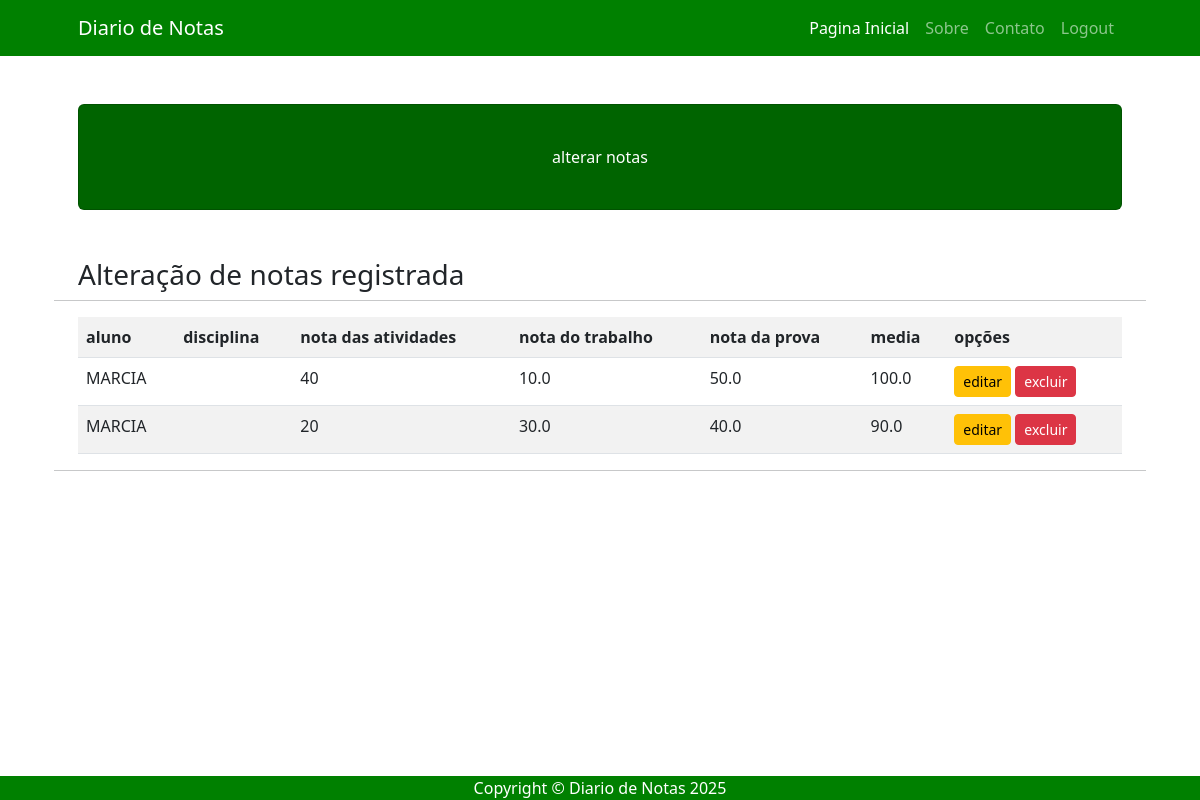
Before: /alterar/ (signed in) with the older database file.
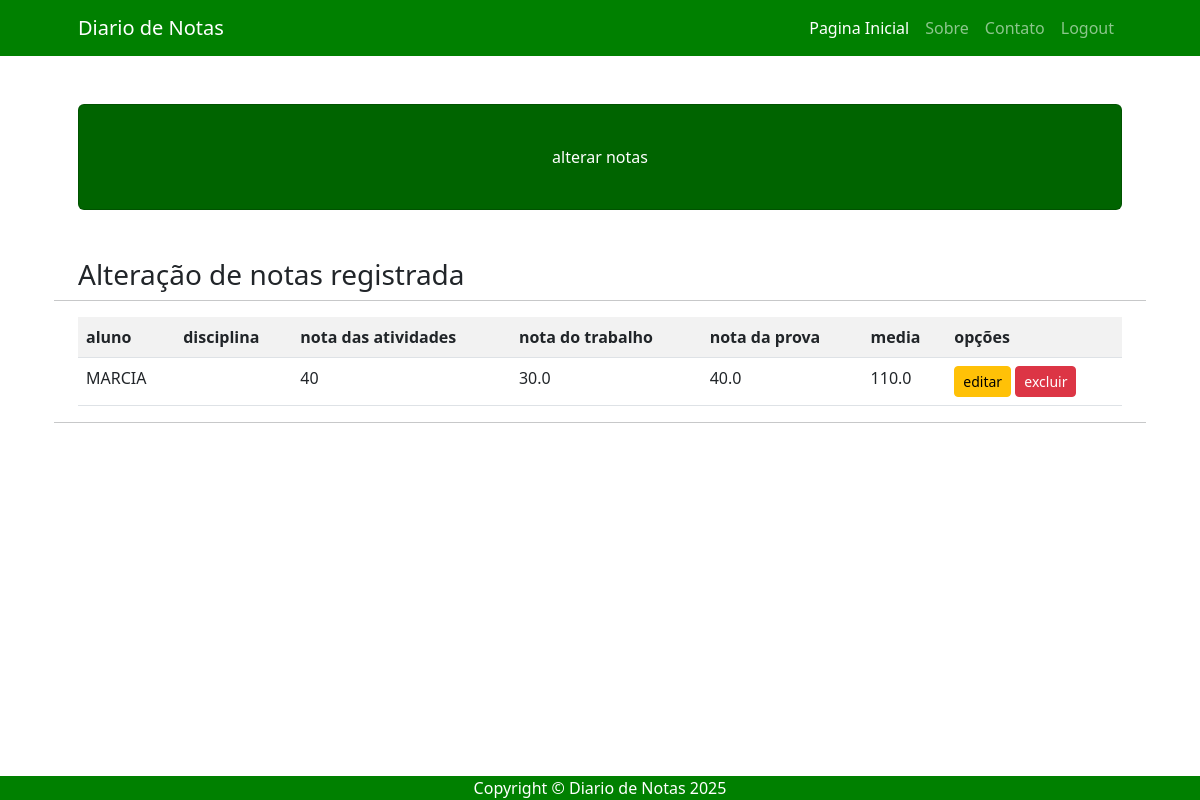
After: the same page with the newer database file.
### usuarios/models.py (models this page shows)
class Nota(models.Model):
    nome_aluno = models.CharField(max_length= 200)
    disciplina = models.CharField(max_length= 200)
    nota_atividades = models.IntegerField(default= 0)
    nota_trabalho = models.FloatField(default= 0)
    nota_prova = models.FloatField(default= 0)
    media = models.FloatField(blank= True, default=0)

### usuarios/views.py (the view)
# urls.py: path('alterar/', views.alterar, name='alterar'),
def alterar(request):
    if request.method == "GET":
      if request.user.is_authenticated:
        lista_notas = Nota.objects.all()
        dicionario_notas = {'lista_notas':lista_notas}
        return render(request, 'Usuarios/alterar.html', dicionario_notas)
    else:
        return HttpResponse("faça o longin para acessar")

### usuarios/templates/usuarios/alterar.html (shortened to what this page needs)
{% extends 'usuarios/base.html'  %}
{% block titulo %}alterar notas{% endblock %}
{% block conteudo %}
<h3>Alteração de notas registrada</h3>
<hr>
<div class = 'table-response'>
    <table class = 'table table-striped'>
        <tr>
            <th>aluno</th>
            <th>disciplina</th>
            <th>nota das atividades</th>
            <th>nota do trabalho</th>
            <th>nota da prova</th>
            <th>media</th>
            <th>opções</th>
        </tr>
        {% for campo in lista_notas %}
        <tr>
            <td>{{ user.first_name}}</td>
            <td>{{ campo.disciplinas}}</td>
            <td>{{ campo.nota_atividades}}</td>
            <td>{{ campo.nota_trabalho}}</td>
            <td>{{ campo.nota_prova}}</td>
            <td>{{ campo.media}}</td>
            <td>
                <a href="{% url 'editar_verificacao' campo.pk %}" class = "btn btn-warning btn-sm">editar</a>
                <a href="{% url 'excluir_verificacao' campo.pk %}" class = "btn btn-danger btn-sm">excluir</a>
            </td>
        </tr>
        {% empty %}
        <tr>
            <td colspam = '7'> nenhum registro encontrado</td>
        </tr>
        {% endfor %}
    </table>
</div>
<hr>
{% endblock %}

### usuarios/templates/usuarios/base.html (shortened to what this page needs)
{%  load static %}
<!DOCTYPE html>
<html lang="pt-br">
<head>
    <link rel="stylesheet" href="{% static 'css/bootstrap.min.css' %}">
</head>
<body>
    <nav class="navbar navbar-expand-lg navbar-dark" style="background-color: #008000;">
        <div class="container px-5">
            <a class="navbar-brand" href="{% url 'home' %}">Diario de Notas</a>
            <div class="collapse navbar-collapse" id="navbarSupportedContent">
                <ul class="navbar-nav ms-auto mb-2 mb-lg-0">
                    <li class="nav-item"><a class="nav-link active" aria-current="page" href="{% url 'home' %}">Pagina Inicial</a></li>
                    <li class="nav-item"><a class="nav-link" href="#!">Sobre</a></li>
                    <li class="nav-item"><a class="nav-link" href="#!">Contato</a></li>
                    <li class="nav-item"><a class="nav-link" href="{%  url 'logout' %}">Logout</a></li>
                </ul>
            </div>
        </div>
    </nav>
    <div class="container px-4 px-lg-5">
        <div class="card text-white  my-5 py-4 text-center" style="background-color: #006400;">
            <div class="card-body"><p class="text-white m-0">{% block titulo %}Seja Bem Vindo ao Portal de Nota,aqui você encontrara todos os dados da suas deciplinas.{% endblock %}</p></div>
        </div>
        <div class="row gx-4 gx-lg-5">
            {% block conteudo %}{% endblock %}
        </div>
    </div>
    <footer class="fixed-bottom" style="background-color: #008000;">
        <div class="container px-4 px-lg-5"><p class="m-0 text-center text-white">Copyright &copy; Diario de Notas 2025</p></div>
    </footer>
</body>
</html>

Changed rows visible on the page:
removed Nota: {{ user.first_name }} "MARCIA", nota_atividades "40", nota_trabalho "10.0", nota_prova "50.0", media "100.0"
removed Nota: {{ user.first_name }} "MARCIA", nota_atividades "20", nota_trabalho "30.0", nota_prova "40.0", media "90.0"
added Nota: {{ user.first_name }} "MARCIA", nota_atividades "40", nota_trabalho "30.0", nota_prova "40.0", media "110.0"
